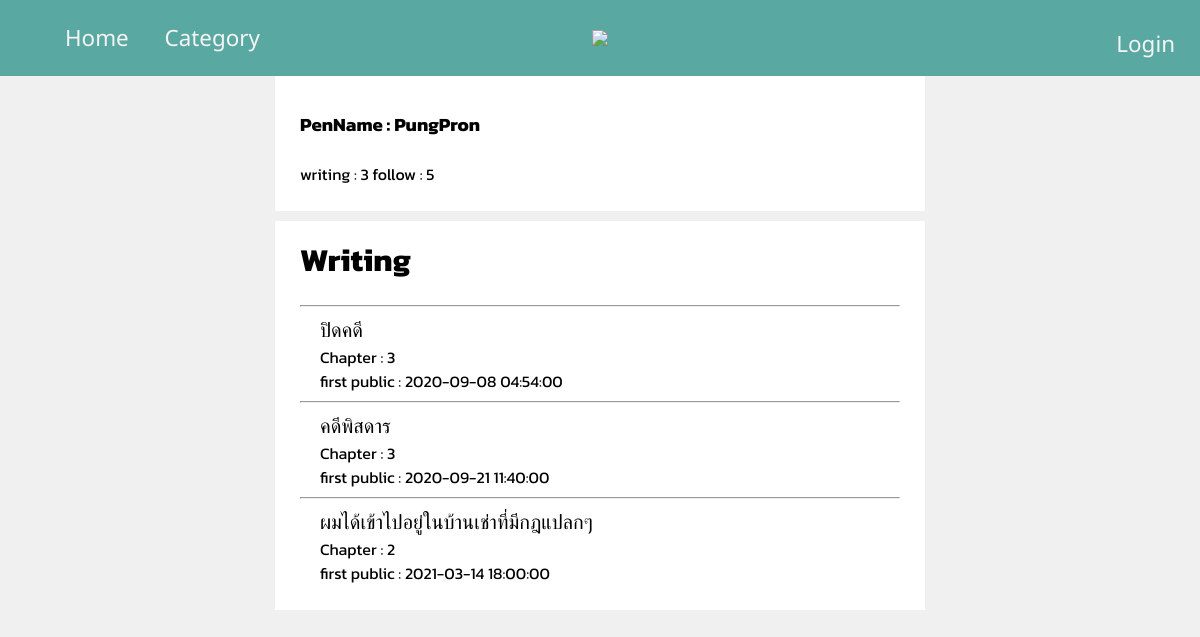
The page /Website/ReadAWrite/PenNameDetail.php?penID=1 on the database its author committed.
### Website/ReadAWrite/PenNameDetail.php (the view, shortened to what this page needs)
<?php
$con = mysqli_connect("localhost", "root", "", "project");
$penID = $_GET['penID'];
if (empty($_SESSION['UserID'])) { ?>
  <!doctype html>
  <html>
  <head>
    <link rel="stylesheet" href="CSS/PenNameDetail.css">
    <link rel="stylesheet" href="CSS/Home.css">
  </head>
  <body>
    <nav class="navbar">
      <div style="position:absolute; left:10px">
        <ul>
          <li><a href="unknown_homepage.php">Home</a></li>
          <li><a href="Category.php">Category</a></li>
        </ul>
      </div>
      <div>
        <ul>
          <li><a href="unknown_homepage.php"><img src="image_nav/readawrite-logo-svg.svg"></a></li>
        </ul>
      </div>
      <div>
        <ul>
          <li><a href="LoginForm.php" style="position:absolute; top:13px; right:10px;" class="dropbtn">Login</a></li>
        </ul>
      </div>
    </nav>
    <?php }
  $query = "SELECT DISTINCT p.PenID,p.PenName, n.novelID
  FROM penname p
  LEFT JOIN novel n on n.PenID = p.PenID
  where p.PenID = '$penID'";
  $result = mysqli_query($con, $query);
  $row = mysqli_fetch_array($result);
  if(isset($row['novelID'])) $writing = $result->num_rows; else $writing = 0;
  $query = "SELECT DISTINCT PenID,count(FollowID) as folcount
  FROM follow where PenID = '$penID'
  group by PenID";
  $result1 = mysqli_query($con, $query);
  $query = "SELECT DISTINCT p.PenName,n.NovelID, n.NovelName,n.PublishDateTime , count(c.ChapterNumber) as ChapterCount
  FROM chapter c,novel n,penname p where c.novelID = n.novelID
  and n.PenID = p.PenID and p.PenID = '$penID' group by n.novelID";
  $result2 = mysqli_query($con, $query);
  foreach ($result as $row) {
    $penname = $row['PenName'];
  }
    ?>
    <div class="main_box">
      <h3>PenName :
      <B><?php echo $penname ?></B></h3>
    <span>
      <br>
      <?php
      echo "writing : " . $writing;
      ?>
    </span>
    <span>
      <?php
      if ($result1->num_rows > 0) {
        foreach ($result1 as $row) echo "follow : " . $row['folcount'];
      } else {
        echo "follow : 0";
      }
      ?>
    </div>
    <div class="main_box">
      <h1>Writing</h1>
      <?php
      foreach ($result2 as $row) {
        echo "<hr><a href='Novel.php?novelID=" . $row['NovelID'] . " '>" . $row["NovelName"] .
          "</a><p>Chapter : " . $row["ChapterCount"] . "</p><p>first public : " . $row["PublishDateTime"] . "</p>";
      }
      ?>
    </div>
    </body>
    <html>

### Website/ReadAWrite/CSS/PenNameDetail.css (style rules this page uses)
html { background-color: rgb(240, 240, 240); font-family: 'Kanit', sans-serif; }
.main_box { background-color: white; padding: 25px; padding-top: 15px; max-width: 980px; width: 50%; margin-left: auto; margin-right: auto; margin-bottom: 10px; font-style: normal; }
.main_box a { color: black; text-decoration: none; font-size: 20px; margin-left: 20px; }
.main_box p { margin: 0px; margin-left: 20px; }
.main_box h1 { margin-top: 0px; }
.main_box h3 { margin-bottom: 0px; }

### Website/ReadAWrite/CSS/Home.css (style rules this page uses)
body { margin:0; }
nav { display: flex; justify-content: center; position: sticky; top:0; right:0; left:0; }
.navbar { background-color: #5aa8a2; font-family: 'Noto Sans', sans-serif; font-size: 1.4rem; }
.navbar a { z-index: 1; padding: 15px; color: whitesmoke; }
.navbar a:link { text-decoration: none; }
.navbar li { display: inline-block; }
.dropbtn { color: white; text-align: center; padding: 14px 16px; text-decoration: none; }

### rows shown on the page
penname: PenName "PungPron"
novel: NovelName "ปิดคดี", ChapterCount "3", PublishDateTime "2020-09-08 04:54:00"
novel: NovelName "คดีพิสดาร", ChapterCount "3", PublishDateTime "2020-09-21 11:40:00"
novel: NovelName "ผมได้เข้าไปอยู่ในบ้านเช่าที่มีกฎแปลกๆ", ChapterCount "2", PublishDateTime "2021-03-14 18:00:00"

### other values the page prints
$writing "3"
$row['folcount'] "5"
